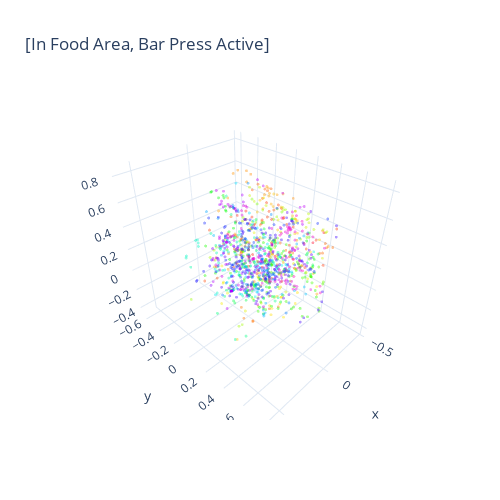

The cell this chart's notebook holds for it:
### Code cell
# Visualized embedding
fig = cebra.integrations.plotly.plot_embedding_interactive(cebra_behavior_model_comb2_embedding,
                                                           embedding_labels = y_train.iloc[:, 1],
                                                           title = "[In Food Area, Bar Press Active]",
                                                           cmap = "gist_rainbow")
fig.show()

### Figure 1 — Plotly figure (JSON) as saved in the notebook; plotly's stock layout.template omitted (floating-point values rounded to 4 significant figures; data arrays with more than 128 entries replaced by an {"elided": "..."} marker saying what was removed)
{"data": [{"marker": {"color": {"elided": "1398 float values"}, "colorscale": [[0, "rgb(255, 0, 40)"], [0.1, "rgb(255, 93, 0)"], [0.2, "rgb(255, 234, 0)"], [0.3, "rgb(140, 255, 0)"], [0.4, "rgb(0, 255, 0)"], [0.5, "rgb(0, 255, 139)"], [0.6, "rgb(0, 235, 255)"], [0.7, "rgb(0, 94, 255)"], [0.8, "rgb(41, 0, 255)"], [0.9, "rgb(182, 0, 255)"], [1, "rgb(255, 0, 191)"]], "opacity": 0.4, "size": 1}, "mode": "markers", "name": "0          0.485000\n3          3.547000\n6          6.583500\n7          7.596250\n8          8.607950\n           ...     \n1741    1763.326400\n1742    1764.336900\n1743    1765.350950\n1745    1767.373100\n1747    1769.412429\nName: Time, Length: 1398, dtype: float64", "type": "scatter3d", "x": {"elided": "1398 float values"}, "y": {"elided": "1398 float values"}, "z": {"elided": "1398 float values"}}], "layout": {"height": 500, "showlegend": false, "title": {"text": "[In Food Area, Bar Press Active]"}, "width": 500}}
